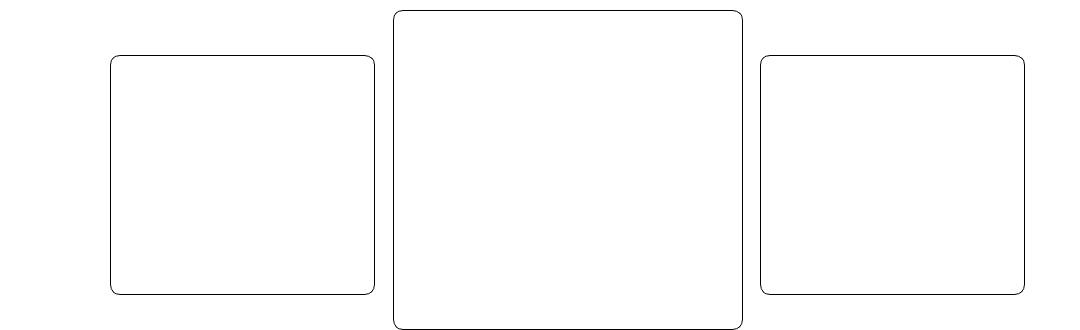
                  <widget class="QFrame" name="a_top_conteudo">
                   <property name="sizePolicy">
                    <sizepolicy hsizetype="Maximum" vsizetype="Maximum">
                     <horstretch>0</horstretch>
                     <verstretch>0</verstretch>
                    </sizepolicy>
                   </property>
                   <property name="minimumSize">
                    <size>
                     <width>1080</width>
                     <height>320</height>
                    </size>
                   </property>
                   <property name="maximumSize">
                    <size>
                     <width>1920</width>
                     <height>330</height>
                    </size>
                   </property>
                   <property name="styleSheet">
                    <string notr="true">background-color: transparent;</string>
                   </property>
                   <property name="frameShape">
                    <enum>QFrame::StyledPanel</enum>
                   </property>
                   <property name="frameShadow">
                    <enum>QFrame::Raised</enum>
                   </property>
                   <widget class="QFrame" name="frame_10">
                    <property name="geometry">
                     <rect>
                      <x>393</x>
                      <y>10</y>
                      <width>350</width>
                      <height>320</height>
                     </rect>
                    </property>
                    <property name="minimumSize">
                     <size>
                      <width>350</width>
                      <height>320</height>
                     </size>
                    </property>
                    <property name="maximumSize">
                     <size>
                      <width>260</width>
                      <height>300</height>
                     </size>
                    </property>
                    <property name="styleSheet">
                     <string notr="true">QFrame{
	background-color: transparent;
	background-image: url(:/icones/Projeto_1.png);
	border-radius: 10px;
	border: 1px solid black;
}

QFrame:clicked{
	height: 350px;
}</string>
                    </property>
                   </widget>
                   <widget class="QFrame" name="frame_20">
                    <property name="geometry">
                     <rect>
                      <x>110</x>
                      <y>55</y>
                      <width>265</width>
                      <height>240</height>
                     </rect>
                    </property>
                    <property name="sizePolicy">
                     <sizepolicy hsizetype="Maximum" vsizetype="Maximum">
                      <horstretch>0</horstretch>
                      <verstretch>0</verstretch>
                     </sizepolicy>
                    </property>
                    <property name="styleSheet">
                     <string notr="true">background-image: url(:/icones/Projeto_2.png);
background-color: transparent;
border-radius: 10px;
border: 1px solid black;
</string>
                    </property>
                    <property name="frameShape">
                     <enum>QFrame::StyledPanel</enum>
                    </property>
                    <property name="frameShadow">
                     <enum>QFrame::Raised</enum>
                    </property>
                   </widget>
                   <widget class="QFrame" name="frame_21">
                    <property name="geometry">
                     <rect>
                      <x>760</x>
                      <y>55</y>
                      <width>265</width>
                      <height>240</height>
                     </rect>
                    </property>
                    <property name="sizePolicy">
                     <sizepolicy hsizetype="Maximum" vsizetype="Maximum">
                      <horstretch>0</horstretch>
                      <verstretch>0</verstretch>
                     </sizepolicy>
                    </property>
                    <property name="styleSheet">
                     <string notr="true">background-image: url(:/icones/projeto_3.png);
background-color: transparent;
border-radius: 10px;
border: 1px solid black;</string>
                    </property>
                    <property name="frameShape">
                     <enum>QFrame::NoFrame</enum>
                    </property>
                    <property name="frameShadow">
                     <enum>QFrame::Raised</enum>
                    </property>
                   </widget>
                  </widget>
